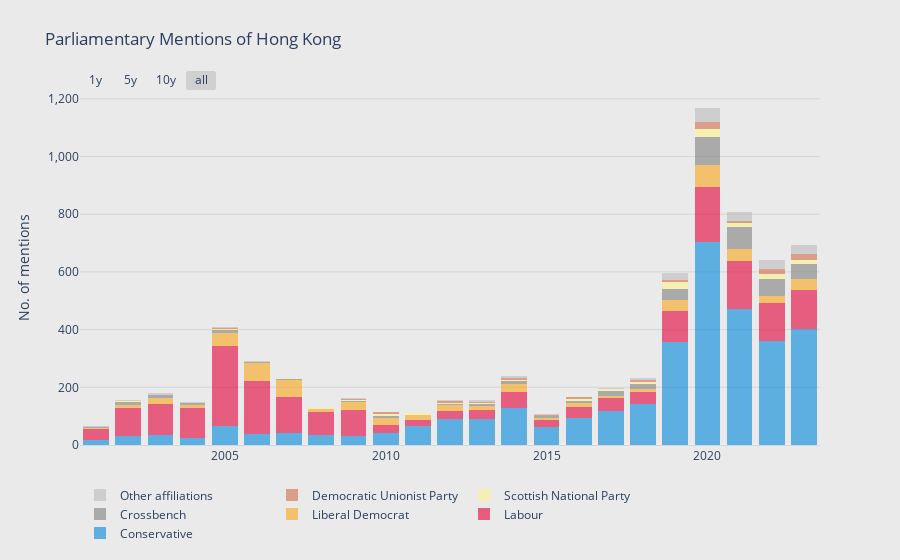

Notebook code cell kept with this figure:
### Code cell
fig = go.Figure()

def add_bar(column, color):
    fig.add_trace(
        go.Bar(
            name = column,
            x = df_party_year_wide_sorted_grouped['year'],
            y = df_party_year_wide_sorted_grouped[column],
            marker_color = color,
            marker_line_width = 0,
            opacity = 0.6,
            hovertemplate = '%{y}'
        )
    )

add_bar('Conservative', '#0087DC')
add_bar('Labour', '#E4003B')
add_bar('Liberal Democrat', '#FAA61A')
add_bar('Crossbench', 'grey')
add_bar('Scottish National Party', '#FDF38E')
add_bar('Democratic Unionist Party', '#D46A4C')
add_bar('Other affiliations', '#BDBDBD')

fig.update_layout(
    title = "Parliamentary Mentions of Hong Kong",
    showlegend = True,
    legend_orientation = 'h',
    margin = dict(t=90, b=30, l=80, r=80),
    barmode = 'stack',
    hovermode = 'x unified',
    template = 'plotly_white',
    paper_bgcolor = '#eaeaea',
    plot_bgcolor = '#eaeaea',
    hoverlabel = dict(
        bgcolor = '#eaeaea'
    ),
)

fig.update_xaxes(
    linecolor = '#d6d6d6',
    hoverformat = '%Y',
    rangeselector= dict(
        buttons = list([
            dict(count=1,
                label="1y",
                step="year",
                stepmode="backward"),
            dict(count=5,
                label="5y",
                step="year",
                stepmode="backward"),
            dict(count=10,
                label="10y",
                step="year",
                stepmode="backward"),
            dict(step="all")
        ]),
        bgcolor = '#eaeaea',
        x = 0,
        y = 1
    ),
)

fig.update_yaxes(
    tickformat = ',',
    gridcolor = '#d6d6d6',
    title = 'No. of mentions'
)

fig.show()

### Figure 1 — Plotly figure (JSON) as saved in the notebook; plotly's stock layout.template omitted (floating-point values rounded to 4 significant figures)
{"data": [{"hovertemplate": "%{y}", "marker": {"color": "#0087DC", "line": {"width": 0}}, "name": "Conservative", "opacity": 0.6, "type": "bar", "x": ["2001-01-01T00:00:00", "2002-01-01T00:00:00", "2003-01-01T00:00:00", "2004-01-01T00:00:00", "2005-01-01T00:00:00", "2006-01-01T00:00:00", "2007-01-01T00:00:00", "2008-01-01T00:00:00", "2009-01-01T00:00:00", "2010-01-01T00:00:00", "2011-01-01T00:00:00", "2012-01-01T00:00:00", "2013-01-01T00:00:00", "2014-01-01T00:00:00", "2015-01-01T00:00:00", "2016-01-01T00:00:00", "2017-01-01T00:00:00", "2018-01-01T00:00:00", "2019-01-01T00:00:00", "2020-01-01T00:00:00", "2021-01-01T00:00:00", "2022-01-01T00:00:00", "2023-01-01T00:00:00"], "y": [16, 32, 36, 25, 67, 38, 43, 33, 31, 41, 67, 90, 91, 127, 62, 93, 119, 141, 357, 702, 472, 362, 401]}, {"hovertemplate": "%{y}", "marker": {"color": "#E4003B", "line": {"width": 0}}, "name": "Labour", "opacity": 0.6, "type": "bar", "x": ["2001-01-01T00:00:00", "2002-01-01T00:00:00", "2003-01-01T00:00:00", "2004-01-01T00:00:00", "2005-01-01T00:00:00", "2006-01-01T00:00:00", "2007-01-01T00:00:00", "2008-01-01T00:00:00", "2009-01-01T00:00:00", "2010-01-01T00:00:00", "2011-01-01T00:00:00", "2012-01-01T00:00:00", "2013-01-01T00:00:00", "2014-01-01T00:00:00", "2015-01-01T00:00:00", "2016-01-01T00:00:00", "2017-01-01T00:00:00", "2018-01-01T00:00:00", "2019-01-01T00:00:00", "2020-01-01T00:00:00", "2021-01-01T00:00:00", "2022-01-01T00:00:00", "2023-01-01T00:00:00"], "y": [39, 97, 106, 102, 277, 184, 122, 80, 89, 30, 20, 28, 31, 55, 26, 39, 45, 43, 108, 191, 165, 130, 136]}, {"hovertemplate": "%{y}", "marker": {"color": "#FAA61A", "line": {"width": 0}}, "name": "Liberal Democrat", "opacity": 0.6, "type": "bar", "x": ["2001-01-01T00:00:00", "2002-01-01T00:00:00", "2003-01-01T00:00:00", "2004-01-01T00:00:00", "2005-01-01T00:00:00", "2006-01-01T00:00:00", "2007-01-01T00:00:00", "2008-01-01T00:00:00", "2009-01-01T00:00:00", "2010-01-01T00:00:00", "2011-01-01T00:00:00", "2012-01-01T00:00:00", "2013-01-01T00:00:00", "2014-01-01T00:00:00", "2015-01-01T00:00:00", "2016-01-01T00:00:00", "2017-01-01T00:00:00", "2018-01-01T00:00:00", "2019-01-01T00:00:00", "2020-01-01T00:00:00", "2021-01-01T00:00:00", "2022-01-01T00:00:00", "2023-01-01T00:00:00"], "y": [4, 10, 22, 10, 43, 61, 61, 12, 30, 23, 17, 20, 12, 29, 6, 12, 7, 11, 39, 76, 43, 25, 37]}, {"hovertemplate": "%{y}", "marker": {"color": "grey", "line": {"width": 0}}, "name": "Crossbench", "opacity": 0.6, "type": "bar", "x": ["2001-01-01T00:00:00", "2002-01-01T00:00:00", "2003-01-01T00:00:00", "2004-01-01T00:00:00", "2005-01-01T00:00:00", "2006-01-01T00:00:00", "2007-01-01T00:00:00", "2008-01-01T00:00:00", "2009-01-01T00:00:00", "2010-01-01T00:00:00", "2011-01-01T00:00:00", "2012-01-01T00:00:00", "2013-01-01T00:00:00", "2014-01-01T00:00:00", "2015-01-01T00:00:00", "2016-01-01T00:00:00", "2017-01-01T00:00:00", "2018-01-01T00:00:00", "2019-01-01T00:00:00", "2020-01-01T00:00:00", "2021-01-01T00:00:00", "2022-01-01T00:00:00", "2023-01-01T00:00:00"], "y": [2, 11, 10, 7, 13, 3, 2, null, 2, 8, null, 4, 7, 10, 5, 7, 17, 16, 38, 98, 74, 58, 55]}, {"hovertemplate": "%{y}", "marker": {"color": "#FDF38E", "line": {"width": 0}}, "name": "Scottish National Party", "opacity": 0.6, "type": "bar", "x": ["2001-01-01T00:00:00", "2002-01-01T00:00:00", "2003-01-01T00:00:00", "2004-01-01T00:00:00", "2005-01-01T00:00:00", "2006-01-01T00:00:00", "2007-01-01T00:00:00", "2008-01-01T00:00:00", "2009-01-01T00:00:00", "2010-01-01T00:00:00", "2011-01-01T00:00:00", "2012-01-01T00:00:00", "2013-01-01T00:00:00", "2014-01-01T00:00:00", "2015-01-01T00:00:00", "2016-01-01T00:00:00", "2017-01-01T00:00:00", "2018-01-01T00:00:00", "2019-01-01T00:00:00", "2020-01-01T00:00:00", "2021-01-01T00:00:00", "2022-01-01T00:00:00", "2023-01-01T00:00:00"], "y": [2, 1, 1, 2, 3, 2, 3, 3, 5, 7, 6, 4, 6, 5, 2, 8, 5, 7, 24, 30, 16, 18, 13]}, {"hovertemplate": "%{y}", "marker": {"color": "#D46A4C", "line": {"width": 0}}, "name": "Democratic Unionist Party", "opacity": 0.6, "type": "bar", "x": ["2001-01-01T00:00:00", "2002-01-01T00:00:00", "2003-01-01T00:00:00", "2004-01-01T00:00:00", "2005-01-01T00:00:00", "2006-01-01T00:00:00", "2007-01-01T00:00:00", "2008-01-01T00:00:00", "2009-01-01T00:00:00", "2010-01-01T00:00:00", "2011-01-01T00:00:00", "2012-01-01T00:00:00", "2013-01-01T00:00:00", "2014-01-01T00:00:00", "2015-01-01T00:00:00", "2016-01-01T00:00:00", "2017-01-01T00:00:00", "2018-01-01T00:00:00", "2019-01-01T00:00:00", "2020-01-01T00:00:00", "2021-01-01T00:00:00", "2022-01-01T00:00:00", "2023-01-01T00:00:00"], "y": [null, null, null, null, 1, null, null, 1, 4, 5, null, 7, 1, 5, 3, 6, null, 8, 7, 23, 7, 17, 20]}, {"hovertemplate": "%{y}", "marker": {"color": "#BDBDBD", "line": {"width": 0}}, "name": "Other affiliations", "opacity": 0.6, "type": "bar", "x": ["2001-01-01T00:00:00", "2002-01-01T00:00:00", "2003-01-01T00:00:00", "2004-01-01T00:00:00", "2005-01-01T00:00:00", "2006-01-01T00:00:00", "2007-01-01T00:00:00", "2008-01-01T00:00:00", "2009-01-01T00:00:00", "2010-01-01T00:00:00", "2011-01-01T00:00:00", "2012-01-01T00:00:00", "2013-01-01T00:00:00", "2014-01-01T00:00:00", "2015-01-01T00:00:00", "2016-01-01T00:00:00", "2017-01-01T00:00:00", "2018-01-01T00:00:00", "2019-01-01T00:00:00", "2020-01-01T00:00:00", "2021-01-01T00:00:00", "2022-01-01T00:00:00", "2023-01-01T00:00:00"], "y": [2, 4, 5, 2, 6, 4, 1, 1, 3, 1, null, 2, 7, 8, 2, 1, 5, 6, 23, 49, 30, 30, 30]}], "layout": {"barmode": "stack", "hoverlabel": {"bgcolor": "#eaeaea"}, "hovermode": "x unified", "legend": {"orientation": "h"}, "margin": {"b": 30, "l": 80, "r": 80, "t": 90}, "paper_bgcolor": "#eaeaea", "plot_bgcolor": "#eaeaea", "showlegend": true, "title": {"text": "Parliamentary Mentions of Hong Kong"}, "xaxis": {"hoverformat": "%Y", "linecolor": "#d6d6d6", "rangeselector": {"bgcolor": "#eaeaea", "buttons": [{"count": 1, "label": "1y", "step": "year", "stepmode": "backward"}, {"count": 5, "label": "5y", "step": "year", "stepmode": "backward"}, {"count": 10, "label": "10y", "step": "year", "stepmode": "backward"}, {"step": "all"}], "x": 0, "y": 1}}, "yaxis": {"gridcolor": "#d6d6d6", "tickformat": ",", "title": {"text": "No. of mentions"}}}}
